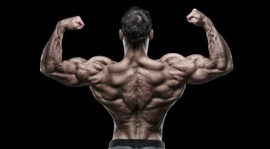
#> input picture data/muscled.jpg, 270 x 149 px, shrunk from 1109 x 614 before the run
$ python main.py
#> lines starting #> are read from the running program, lines starting #| are printed output that depends on the picture; after the words box and inside, x2 and y2 are one past the last pixel; in counts of white or black regions, pixels touching at a corner belong together
### abstract/abstract.py
import os
import cv2
from os import listdir
from os.path import isfile, join
from abc import abstractmethod
from skimage.color import rgb2gray
from skimage import io
import matplotlib.pyplot as plt
from skimage.util import img_as_float
from config import LOGGER


class RegionBasedSegmentationAbstract(object):

    # [7 lines left out: function __init__, not called in this run]

    @abstractmethod
    def plot(self):
        raise NotImplementedError


class EdgeSegmentationAbstract(object):
    def __init__(self, images_path):
#> called with images_path = 'data/muscled.jpg'
        self.images = []
        self.images_directory = images_path
        if os.path.isfile(images_path):
            try:
                self.images.append([rgb2gray(plt.imread(images_path)), images_path])
            except Exception as e:
                LOGGER.error(f"Error with loading {images_path}")
                LOGGER.error(f"Reason: {e}")
        else:
            if images_path[-1] != "/":
                images_path += "/"
            images = [f for f in listdir(images_path) if isfile(join(images_path, f))]
            for image in images:
                try:
                    self.images.append([rgb2gray(plt.imread(f"{images_path}{image}")), image])
                except Exception as e:
                    LOGGER.error(f"Error with loading {image}")
                    LOGGER.error(f"Reason: {e}")

    @abstractmethod
    def _gaussian_kernel(self, size, sigma):
        raise NotImplementedError

    @abstractmethod
    def _sobel_filters(self, img):
        raise NotImplementedError

    @abstractmethod
    def _non_max_suppression(self, img, D):
        raise NotImplementedError

    @abstractmethod
    def _threshold(self, img):
        raise NotImplementedError

    @abstractmethod
    def _hysteresis(self, img):
        raise NotImplementedError


class KMEANSClusteringAbstract(object):
    def __init__(self, image_path):
#> called with image_path = 'data/muscled.jpg'
        original = cv2.imread(image_path)
        if original is None:
            raise Exception(f"Unable to open image. Check your directory {image_path}")
        image = cv2.cvtColor(original, cv2.COLOR_BGR2RGB)
#> image is the input picture: shape (149, 270, 3); mean R, G, B 29.5, 24.8, 23.3
        self.image = image

    def cluster(self):
        raise NotImplementedError

    def plot_detected(self, img1, img2):
        raise NotImplementedError

    def plot(self):
        raise NotImplementedError


class SuperPixelSegmentationAbstract(object):
    def __init__(self, image_path):
#> called with image_path = 'data/muscled.jpg'
        try:
            self.image = img_as_float(io.imread(image_path))
        except Exception as e:
            LOGGER.error(f"Unable to open image {image_path}")
            LOGGER.error(f"Reason {e}")

    def segment(self):
        raise NotImplementedError

    def plot(self):
        raise NotImplementedError

### EdgeSegmentation/edge_filter.py
import os
import cv2
import numpy as np
from scipy import ndimage
from scipy.ndimage.filters import convolve
import matplotlib.pyplot as plt
from abstract.abstract import EdgeSegmentationAbstract
from config import ROOT_DIRECTORY, LOGGER, KERNEL_HORIZONTAL, KERNEL_VERTICAL, LAPLACIAN


class EdgeSegmentation(EdgeSegmentationAbstract):
    def __init__(self,
                 images_directory,
                 output_directory=None,
                 sigma=1,
                 kernel_size=5,
                 weak_pixel=75,
                 strong_pixel=255,
                 low_threshold=0.05,
                 high_threshold=0.15
                 ):
        super().__init__(images_directory)
        self.detected_images = {}
        self.img_smoothed = None
        self.gradientMat = None
        self.thetaMat = None
        self.nonMaxImg = None
        self.thresholdImg = None
        self.weak_pixel = weak_pixel
        self.strong_pixel = strong_pixel
        self.sigma = sigma
        self.kernel_size = kernel_size
        self.lowThreshold = low_threshold
        self.highThreshold = high_threshold
        self.output_directory = output_directory

    def _gaussian_kernel(self, size, sigma=2):
        size = int(size) // 2
        x, y = np.mgrid[-size:size + 1, -size:size + 1]
        normal = 1 / (2.0 * np.pi * sigma * sigma)
        return np.exp(-((x * x + y * y) /
                        (2.0 * sigma * sigma))) * normal

    def _gradient(self, img):
        ix = ndimage.filters.convolve(img, KERNEL_HORIZONTAL)
        iy = ndimage.filters.convolve(img, KERNEL_VERTICAL)

        g = np.hypot(ix, iy)
        g = g / g.max() * 255
        theta = np.arctan2(iy, ix)
        return g, theta

    def _non_max_suppression(self, img, d):
        m, n = img.shape
        z = np.zeros((m, n), dtype=np.int32)
        angle = d * 180. / np.pi
        angle[angle < 0] += 180

        for i in range(1, m - 1):
            for j in range(1, n - 1):
                try:
                    q = 255
                    r = 255

                    if 0 <= angle[i, j] < 22.5 or \
                            157.5 <= angle[i, j] <= 180:
                        q = img[i, j + 1]
                        r = img[i, j - 1]
                    elif 22.5 <= angle[i, j] < 67.5:
                        q = img[i + 1, j - 1]
                        r = img[i - 1, j + 1]
                    elif 67.5 <= angle[i, j] < 112.5:
                        q = img[i + 1, j]
                        r = img[i - 1, j]
                    elif 112.5 <= angle[i, j] < 157.5:
                        q = img[i - 1, j - 1]
                        r = img[i + 1, j + 1]

                    if img[i, j] >= q and img[i, j] >= r:
                        z[i, j] = img[i, j]
                    else:
                        z[i, j] = 0

                except IndexError as e:
                    LOGGER.error(f"Reason: {e}")

        return z

    def _threshold(self, img):
        high_threshold = img.max() * self.highThreshold
        low_threshold = high_threshold * self.lowThreshold
        res = np.zeros(img.shape, dtype=np.int32)

        weak = np.int32(self.weak_pixel)
        strong = np.int32(self.strong_pixel)

        strong_i, strong_j = np.where(img >= high_threshold)
        weak_i, weak_j = np.where((img <= high_threshold) & (img >= low_threshold))

        res[strong_i, strong_j] = strong
        res[weak_i, weak_j] = weak

        return res

    def _hysteresis(self, img):
        M, N = img.shape
        weak = self.weak_pixel
        strong = self.strong_pixel

        for i in range(1, M - 1):
            for j in range(1, N - 1):
                if img[i, j] == weak:
                    try:
                        if ((img[i + 1, j - 1] == strong) or (img[i + 1, j] == strong) or
                                (img[i + 1, j + 1] == strong)or (img[i, j - 1] == strong) or
                                (img[i, j + 1] == strong) or (img[i - 1, j - 1] == strong)
                                or (img[i - 1, j] == strong) or (img[i - 1, j + 1] == strong)):
                            img[i, j] = strong
                        else:
                            img[i, j] = 0
                    except IndexError as e:
                        pass

        return img

    def detect(self):
        for img in self.images:
            [image, image_name] = [img[0], img[1]]
            self.img_smoothed = convolve(image, self._gaussian_kernel(self.kernel_size, self.sigma))
            self.gradientMat, self.thetaMat = self._gradient(self.img_smoothed)
            self.nonMaxImg = self._non_max_suppression(self.gradientMat, self.thetaMat)
            self.thresholdImg = self._threshold(self.nonMaxImg)
            img_final = self._hysteresis(self.thresholdImg)
            self.detected_images[f"{image_name}"] = img_final
#> this loop made 1 pass
#> pass 1, in detect, `[image, image_name] = [img[0], img[1]]`:
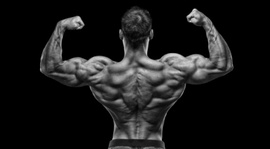
#> image: shape (149, 270) float64; min 0, max 0.878, mean 0.101
#> pass 1, in _gradient, `iy = ndimage.filters.convolve(img, KERNEL_VERTICAL)`:
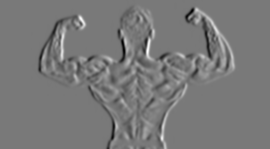
#> iy: shape (149, 270) float64; min -1.57, max 1.73, mean -9.37e-20; drawn with min black and max white
#> after the loop:
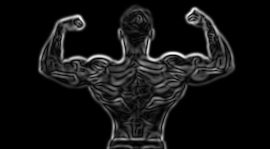
#> self.gradientMat: shape (149, 270) float64; min 0, max 255, mean 18.8
#> after the loop:
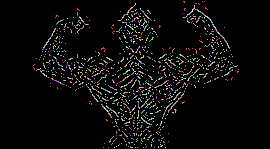
#> self.nonMaxImg: shape (149, 270) int32; 230 distinct labels, from 0 to 255; one colour per label, 0 black
#> after the loop:
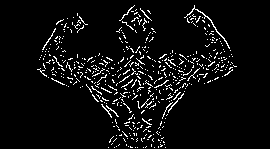
#> self.thresholdImg: shape (149, 270) int32; 5.5% white in thin lines or dots, all inside (x1, y1, x2, y2) = (37, 5, 237, 148)
#> after the loop, self.detected_images = 1 item

        return self.detected_images

    def plot(self):
        detected = self.detect()
#> detected = 1 item
        if len(detected) == 1:
            for name, detected_img in detected.items():
                name = name
                detected_img = detected_img
#> this loop made 1 pass
            image = plt.imread(self.images_directory)
            plt.figure(figsize=(15, 15))
            plt.subplot(1, 2, 1), plt.imshow(image)
            plt.title("Originalna slika"), plt.xticks([]), plt.yticks([])
            plt.subplot(1, 2, 2), plt.imshow(detected_img)
            plt.title("Detekcija ivica"), plt.xticks([]), plt.yticks([])
            plt.show()
        else:
            for name, detected_image in self.detected_images.items():
                image = plt.imread(f"{self.images_directory}/{name}")
                plt.figure(figsize=(15, 15))
                plt.subplot(1, 2, 1), plt.imshow(image)
                plt.title("Originalna slika"), plt.xticks([]), plt.yticks([])
                plt.subplot(1, 2, 2), plt.imshow(detected_image)
                plt.title("Detekcija ivica"), plt.xticks([]), plt.yticks([])
                plt.show()

    # [49 lines left out: functions plot_two, save, detect_horizontal, detect_vertical, not called in this run]

### ClusteringSegmentation/cluster_filter.py
import matplotlib.pyplot as plt
import cv2
import numpy as np
from abstract.abstract import KMEANSClusteringAbstract


class KMEANSClusteringSegmentation(KMEANSClusteringAbstract):
    def __init__(self,
                 image_path,
                 number_of_clusters,
                 attempt=10
                 ):
        super().__init__(image_path)
        self.clusters = number_of_clusters
        self.attempt = attempt
        self.criteria = (cv2.TERM_CRITERIA_EPS + cv2.TERM_CRITERIA_MAX_ITER, 10, 1.0)

    def cluster(self):

        vectorized = np.float32(self.image.reshape((-1, 3)))
        result, label, center = cv2.kmeans(vectorized,
                                           self.clusters,
                                           None,
                                           self.criteria,
                                           self.attempt,
                                           cv2.KMEANS_PP_CENTERS
                                           )
#> result = 21362271.7; center = [[2.58, 2.04, 1.79], [159.7, 138.2, 131.4], [79.36, 65.01, 60.19]]
        center = np.uint8(center)
#> center = [[2, 2, 1], [159, 138, 131], [79, 65, 60]]
        res = center[label.flatten()]
        result_image = res.reshape(self.image.shape)
        return self.image, result_image

    # [7 lines left out: function plot_detected, not called in this run]

    def plot(self):
        img, detected = self.cluster()
        plt.figure(figsize=(15, 15))
        plt.subplot(1, 2, 1), plt.imshow(img)
        plt.title('Original Image'), plt.xticks([]), plt.yticks([])
        plt.subplot(1, 2, 2), plt.imshow(detected)
        plt.title('Segmented Image when K = %i' % self.clusters), plt.xticks([]), plt.yticks([])
        plt.show()

### SuperPixelSegmentation/region_filter.py
from skimage.segmentation import slic
from skimage.segmentation import mark_boundaries
import matplotlib.pyplot as plt
from abstract.abstract import SuperPixelSegmentationAbstract


class SuperPixelSegmentation(SuperPixelSegmentationAbstract):

    def __init__(self,
                image_path,
                numbers_of_regions=None
                ):
        super().__init__(image_path)
        self.numbers_regions = [100, 200, 300] if numbers_of_regions is None \
            else numbers_of_regions
        self.a = 0

    def segment(self):
        for num_segments in self.numbers_regions:
            segments = slic(self.image, n_segments=num_segments, sigma=5)
            fig = plt.figure("Superpixels -- %d segments" % num_segments)
            ax = fig.add_subplot(1, 1, 1)
            ax.imshow(mark_boundaries(self.image, segments))
            plt.axis("off")
#> this loop made 3 passes
#> pass 1, in segment, `segments = slic(self.image, n_segments=num_segments, sigma=5)`:
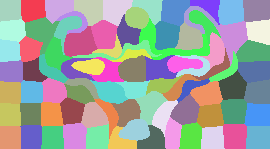
#> segments: shape (149, 270) int64; 85 distinct labels, from 1 to 85; one colour per label, 0 black
        return plt

    def plot(self):
        segemnet = self.segment()
        segemnet.show()
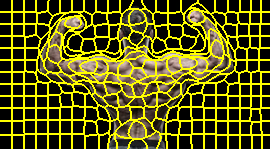
#> shown: shape (149, 270, 3) float64; mean R, G, B 0.37, 0.358, 0.0634

### config.py
import os
import logging
import numpy as np


def create_logger(name, level=logging.DEBUG):

    logger = logging.getLogger(name)
    logger.setLevel(level)

    stdout_handler = logging.StreamHandler()
    stdout_handler.setLevel(level)
    stdout_handler.setFormatter(
        logging.Formatter(
            '[%(name)s:%(filename)s:%(lineno)d] - [%(process)d] - %(asctime)s - %(levelname)s - %(message)s'
        )
    )

    logger.addHandler(stdout_handler)

    return logger


LOGGER = create_logger("IMAGE-SEGMENTATION")

ROOT_DIRECTORY = os.path.dirname(os.path.realpath(__file__))

KERNEL_VERTICAL = np.array(
                    [
                       [-1, 0, 1],
                       [-2, 0, 2],
                       [-1, 0, 1]
                    ],
                    np.float32
)

KERNEL_HORIZONTAL = np.array(
                    [
                        [1, 2, 1],
                        [0, 0, 0],
                        [-1, -2, -1]
                    ],
                    np.float32
)

LAPLACIAN = np.array(
                    [
                        [1, 1, 1],
                        [1, -8, 1],
                        [1, 1, 1]
                    ],
                    np.float32
)

### main.py
from config import ROOT_DIRECTORY
from ClusteringSegmentation.cluster_filter import KMEANSClusteringSegmentation
from EdgeSegmentation.edge_filter import EdgeSegmentation
from SuperPixelSegmentation.region_filter import SuperPixelSegmentation


IMAGE_PATH = ROOT_DIRECTORY + "/data/muscled.jpg"

if __name__ == "__main__":

    edge_segmentation = EdgeSegmentation(IMAGE_PATH)
    clustering_segmentation = KMEANSClusteringSegmentation(IMAGE_PATH, number_of_clusters=3)
    superpixel_segmentation = SuperPixelSegmentation(IMAGE_PATH)

    edge_segmentation.plot()
    clustering_segmentation.plot()
    superpixel_segmentation.plot()
